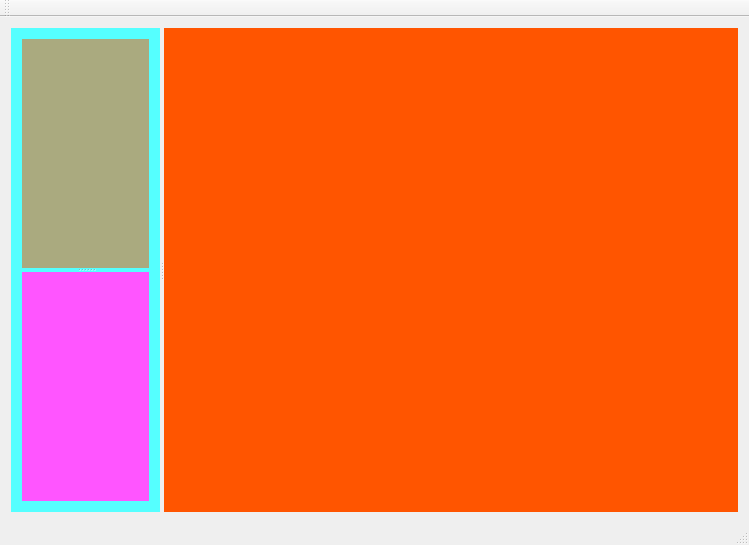
<?xml version="1.0" encoding="UTF-8"?>
<ui version="4.0">
 <class>Qt_MainWindowClass</class>
 <widget class="QMainWindow" name="Qt_MainWindowClass">
  <property name="geometry">
   <rect>
    <x>0</x>
    <y>0</y>
    <width>749</width>
    <height>545</height>
   </rect>
  </property>
  <property name="windowTitle">
   <string>Qt_MainWindow</string>
  </property>
  <widget class="QWidget" name="centralWidget">
   <layout class="QVBoxLayout" name="verticalLayout">
    <item>
     <widget class="QSplitter" name="splitter_main">
      <property name="orientation">
       <enum>Qt::Horizontal</enum>
      </property>
      <widget class="QWidget" name="w_left" native="true">
       <property name="palette">
        <palette>
         <active>
          <colorrole role="Base">
           <brush brushstyle="SolidPattern">
            <color alpha="255">
             <red>255</red>
             <green>255</green>
             <blue>255</blue>
            </color>
           </brush>
          </colorrole>
          <colorrole role="Window">
           <brush brushstyle="SolidPattern">
            <color alpha="255">
             <red>85</red>
             <green>255</green>
             <blue>255</blue>
            </color>
           </brush>
          </colorrole>
         </active>
         <inactive>
          <colorrole role="Base">
           <brush brushstyle="SolidPattern">
            <color alpha="255">
             <red>255</red>
             <green>255</green>
             <blue>255</blue>
            </color>
           </brush>
          </colorrole>
          <colorrole role="Window">
           <brush brushstyle="SolidPattern">
            <color alpha="255">
             <red>85</red>
             <green>255</green>
             <blue>255</blue>
            </color>
           </brush>
          </colorrole>
         </inactive>
         <disabled>
          <colorrole role="Base">
           <brush brushstyle="SolidPattern">
            <color alpha="255">
             <red>85</red>
             <green>255</green>
             <blue>255</blue>
            </color>
           </brush>
          </colorrole>
          <colorrole role="Window">
           <brush brushstyle="SolidPattern">
            <color alpha="255">
             <red>85</red>
             <green>255</green>
             <blue>255</blue>
            </color>
           </brush>
          </colorrole>
         </disabled>
        </palette>
       </property>
       <property name="autoFillBackground">
        <bool>true</bool>
       </property>
       <layout class="QVBoxLayout" name="verticalLayout_2">
        <item>
         <widget class="QSplitter" name="splitter">
          <property name="orientation">
           <enum>Qt::Vertical</enum>
          </property>
          <widget class="QWidget" name="w_leftTop" native="true">
           <property name="palette">
            <palette>
             <active>
              <colorrole role="Base">
               <brush brushstyle="SolidPattern">
                <color alpha="255">
                 <red>255</red>
                 <green>255</green>
                 <blue>255</blue>
                </color>
               </brush>
              </colorrole>
              <colorrole role="Window">
               <brush brushstyle="SolidPattern">
                <color alpha="255">
                 <red>170</red>
                 <green>170</green>
                 <blue>127</blue>
                </color>
               </brush>
              </colorrole>
             </active>
             <inactive>
              <colorrole role="Base">
               <brush brushstyle="SolidPattern">
                <color alpha="255">
                 <red>255</red>
                 <green>255</green>
                 <blue>255</blue>
                </color>
               </brush>
              </colorrole>
              <colorrole role="Window">
               <brush brushstyle="SolidPattern">
                <color alpha="255">
                 <red>170</red>
                 <green>170</green>
                 <blue>127</blue>
                </color>
               </brush>
              </colorrole>
             </inactive>
             <disabled>
              <colorrole role="Base">
               <brush brushstyle="SolidPattern">
                <color alpha="255">
                 <red>170</red>
                 <green>170</green>
                 <blue>127</blue>
                </color>
               </brush>
              </colorrole>
              <colorrole role="Window">
               <brush brushstyle="SolidPattern">
                <color alpha="255">
                 <red>170</red>
                 <green>170</green>
                 <blue>127</blue>
                </color>
               </brush>
              </colorrole>
             </disabled>
            </palette>
           </property>
           <property name="autoFillBackground">
            <bool>true</bool>
           </property>
          </widget>
          <widget class="QWidget" name="w_leftBottom" native="true">
           <property name="palette">
            <palette>
             <active>
              <colorrole role="Base">
               <brush brushstyle="SolidPattern">
                <color alpha="255">
                 <red>255</red>
                 <green>255</green>
                 <blue>255</blue>
                </color>
               </brush>
              </colorrole>
              <colorrole role="Window">
               <brush brushstyle="SolidPattern">
                <color alpha="255">
                 <red>255</red>
                 <green>85</green>
                 <blue>255</blue>
                </color>
               </brush>
              </colorrole>
             </active>
             <inactive>
              <colorrole role="Base">
               <brush brushstyle="SolidPattern">
                <color alpha="255">
                 <red>255</red>
                 <green>255</green>
                 <blue>255</blue>
                </color>
               </brush>
              </colorrole>
              <colorrole role="Window">
               <brush brushstyle="SolidPattern">
                <color alpha="255">
                 <red>255</red>
                 <green>85</green>
                 <blue>255</blue>
                </color>
               </brush>
              </colorrole>
             </inactive>
             <disabled>
              <colorrole role="Base">
               <brush brushstyle="SolidPattern">
                <color alpha="255">
                 <red>255</red>
                 <green>85</green>
                 <blue>255</blue>
                </color>
               </brush>
              </colorrole>
              <colorrole role="Window">
               <brush brushstyle="SolidPattern">
                <color alpha="255">
                 <red>255</red>
                 <green>85</green>
                 <blue>255</blue>
                </color>
               </brush>
              </colorrole>
             </disabled>
            </palette>
           </property>
           <property name="autoFillBackground">
            <bool>true</bool>
           </property>
          </widget>
         </widget>
        </item>
       </layout>
      </widget>
      <widget class="QWidget" name="w_right" native="true">
       <property name="palette">
        <palette>
         <active>
          <colorrole role="Base">
           <brush brushstyle="SolidPattern">
            <color alpha="255">
             <red>255</red>
             <green>255</green>
             <blue>255</blue>
            </color>
           </brush>
          </colorrole>
          <colorrole role="Window">
           <brush brushstyle="SolidPattern">
            <color alpha="255">
             <red>255</red>
             <green>85</green>
             <blue>0</blue>
            </color>
           </brush>
          </colorrole>
         </active>
         <inactive>
          <colorrole role="Base">
           <brush brushstyle="SolidPattern">
            <color alpha="255">
             <red>255</red>
             <green>255</green>
             <blue>255</blue>
            </color>
           </brush>
          </colorrole>
          <colorrole role="Window">
           <brush brushstyle="SolidPattern">
            <color alpha="255">
             <red>255</red>
             <green>85</green>
             <blue>0</blue>
            </color>
           </brush>
          </colorrole>
         </inactive>
         <disabled>
          <colorrole role="Base">
           <brush brushstyle="SolidPattern">
            <color alpha="255">
             <red>255</red>
             <green>85</green>
             <blue>0</blue>
            </color>
           </brush>
          </colorrole>
          <colorrole role="Window">
           <brush brushstyle="SolidPattern">
            <color alpha="255">
             <red>255</red>
             <green>85</green>
             <blue>0</blue>
            </color>
           </brush>
          </colorrole>
         </disabled>
        </palette>
       </property>
       <property name="autoFillBackground">
        <bool>true</bool>
       </property>
      </widget>
     </widget>
    </item>
   </layout>
  </widget>
  <widget class="QMenuBar" name="menuBar">
   <property name="geometry">
    <rect>
     <x>0</x>
     <y>0</y>
     <width>749</width>
     <height>23</height>
    </rect>
   </property>
  </widget>
  <widget class="QToolBar" name="mainToolBar">
   <attribute name="toolBarArea">
    <enum>TopToolBarArea</enum>
   </attribute>
   <attribute name="toolBarBreak">
    <bool>false</bool>
   </attribute>
  </widget>
  <widget class="QStatusBar" name="statusBar"/>
 </widget>
 <layoutdefault spacing="6" margin="11"/>
 <resources>
  <include location="Qt_MainWindow.qrc"/>
 </resources>
 <connections/>
</ui>
